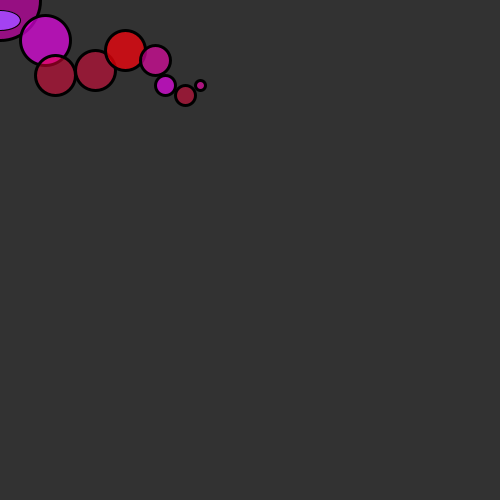
Frame 1 (no input)
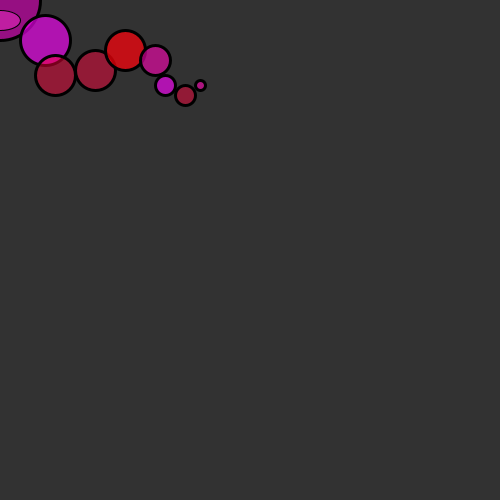
Frame 60 (the mouse pressed at the canvas centre just before this capture)
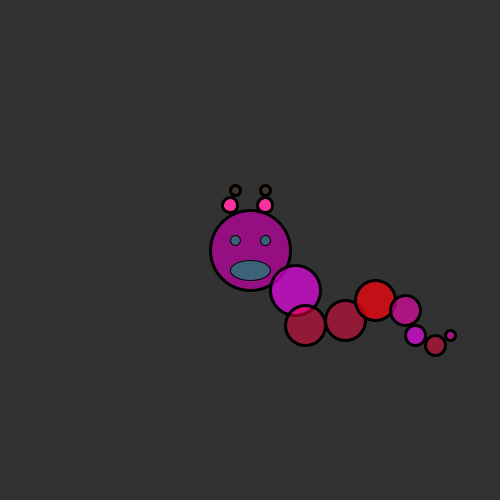
Frame 120 (the mouse held since frame 60 and released just before this capture)

The Processing sketch that drew these frames (run headless with seeded random() and noise(); from frame 60 on, the mouse is pressed at the canvas centre):

// Processing sketch: processing_24053
// ── processing_24053.pde


int catX = 225;
int catY = 150;

float eyeR;
float eyeG;
float eyeB;

void setup() {
  background(255);
  stroke(0);
  size(500,500);
  fill(150,80,120);
}

void draw () {
  background(50);
  catX= mouseX;
  catY= mouseY;
  
  
  //face
  strokeWeight (3);
  fill(150,15,130);
  ellipse (catX,catY,80,80);

  fill (250,50,160);
  ellipse(catX-20,catY-45,15,15);
  ellipse(catX+15,catY-45,15,15);

  fill(100,50,0,50);
  ellipse(catX-15,catY-60,10,10);
  ellipse(catX+15,catY-60,10,10);
  
  //eye
  strokeWeight (1);
  eyeR = random(255); 
  eyeG = random(255);
  eyeB = random(255);
  fill (eyeR,eyeG,eyeB);
  
  ellipse (catX-15,catY-10,10,10);
  ellipse(catX+15,catY-10,10,10);
  
  //mouth
  ellipse (catX,catY+20,40,20);
  
  //first circle
  strokeWeight(3);
  fill(250,0,250,160);
  ellipse(catX+45,catY+40,50,50);

  fill (280,0,60,120);
  ellipse(catX+55,catY+75,40,40);

  fill (280,0,60,120);
  ellipse(catX+95,catY+70,40,40);

  fill (300,0,10,180);
  ellipse(catX+125,catY+50,40,40);

  fill (280,0,180,150);
  ellipse(catX+155,catY+60,30,30);

  fill (250,0,250,160);
  ellipse(catX+165,catY+85,20,20);

  fill (280,0,60,120);
  ellipse(catX+185,catY+95,20,20);

  fill (380,0,180,150);
  ellipse(catX+200,catY+85,10,10);
}
